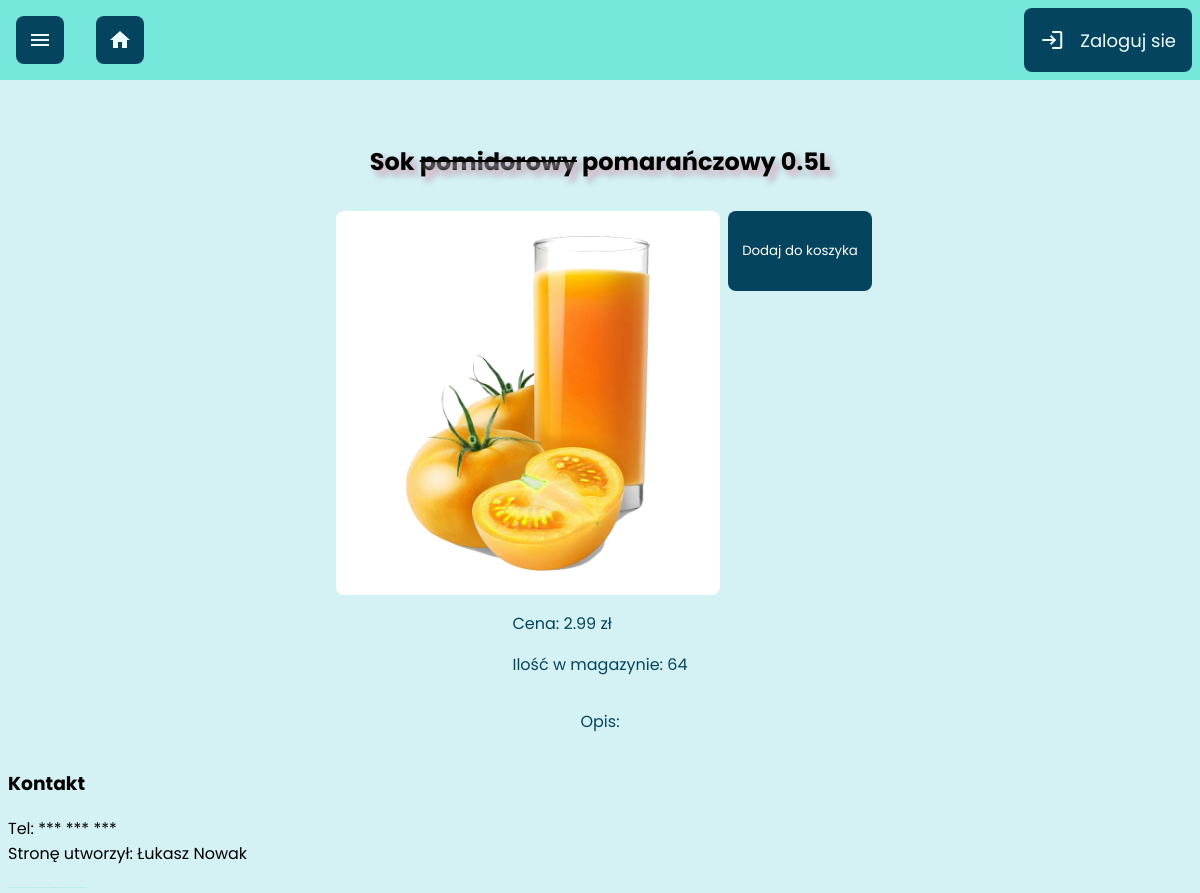
The app's page /product.php?id=1, older data.
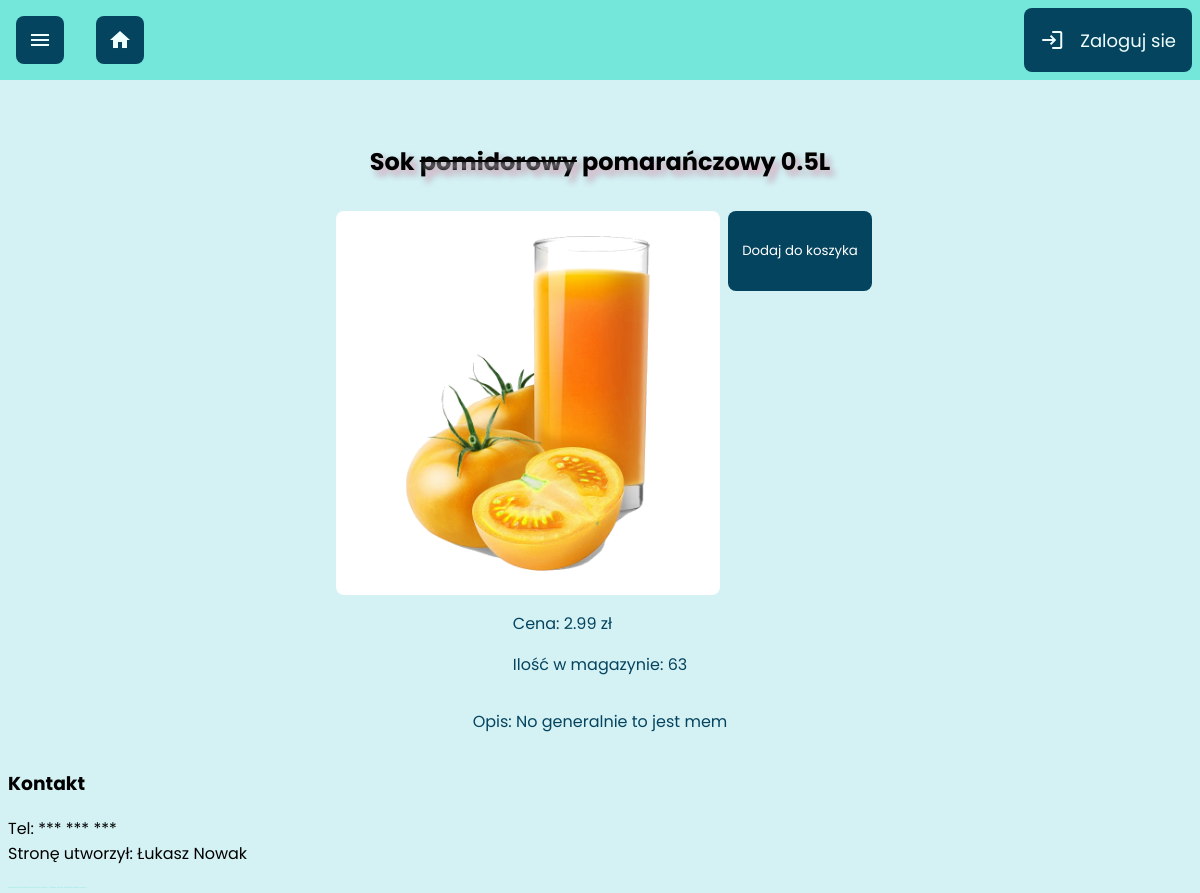
The same page, newer data.
### tables this page shows
CREATE TABLE `products` (
  `product_id` int(11) NOT NULL,
  `name` text NOT NULL,
  `price` decimal(10,2) NOT NULL,
  `quantity` int(11) NOT NULL,
  `category_id` int(11) NOT NULL,
  `picture_path` varchar(200) NOT NULL,
  `description` text NOT NULL
);

### product.php (the view, shortened to what this page needs)
<?php
include_once "components/head.php";
include_once "components/header.php";
include_once "components/nav.php";
?>
<main>
  <?php
  $product_id = $_GET['id'];
  $q1 = "SELECT * FROM `products` WHERE product_id = $product_id";
  $q2 = "SELECT `name` FROM `products` WHERE product_id = $product_id";
  $conn = connect();
  $res_s = $conn->query($q2);
  $prod_name = $res_s->fetch_object();
  echo "<h2 class='product_name'>$prod_name->name</h2>";
  $res = $conn->query($q1);
  ?>
  <div class="show-product">
    <?php
    while ($row = $res->fetch_object()) {
      if ($row->name == 'Kubek Satisfactory' || $row->name == 'Plakat "Satisfactory Update 5"') {
        echo "<div class='product-img-container'>";
        echo "<img src='$row->picture_path' alt='obrazek produktu'>";
        echo "<form action='./cart_form.php' method='POST'>";
        echo "<input type='hidden' name='product' value='$row->product_id'>";
        echo "<input type='submit' value='Dodaj do koszyka' id='addToCart'>";
        if ($_SESSION['admin']) {
          echo "<a href='edit_product.php?id=$row->product_id' class='golden_buzzer'>Edytuj</a>";
          echo "<a href='del_product.php?id=$row->product_id' class='golden_buzzer'>Usuń</a>";
        }
        echo "</form>";
        echo "</div>";
        echo "<p>Cena: " . substr($row->price, 0, 1) . " Kupon FICSIT</p>";
        echo "<p>Ilość w magazynie: " . $row->quantity . "</p>";
        echo "<p>Opis: " . $row->description . "</p>";
      } else {
        echo "<div class='product-img-container'>";
        echo "<img src='$row->picture_path' alt='obrazek produktu'>";
        echo "<form action='./cart_form.php' method='POST'>";
        echo "<input type='submit' value='Dodaj do koszyka' id='addToCart'>";
        echo "</form>";
        echo "</div>";
        echo "<div><p>Cena: " . $row->price . " zł</p>";
        echo "<p>Ilość w magazynie: " . $row->quantity . "</p></div>";
        echo "<p>Opis: " . $row->description . "</p>";
      }
    }
    ?>
  </div>
</main>
<?php
include_once "components/footer.php";
include_once "components/foot.php";
?>

Row changes from the older to the newer data that the page shows:
changed products "Sok pomidorowy pomarańczowy 0.5L": quantity "64" → "63"; description (not shown) → "No generalnie to jest mem"
